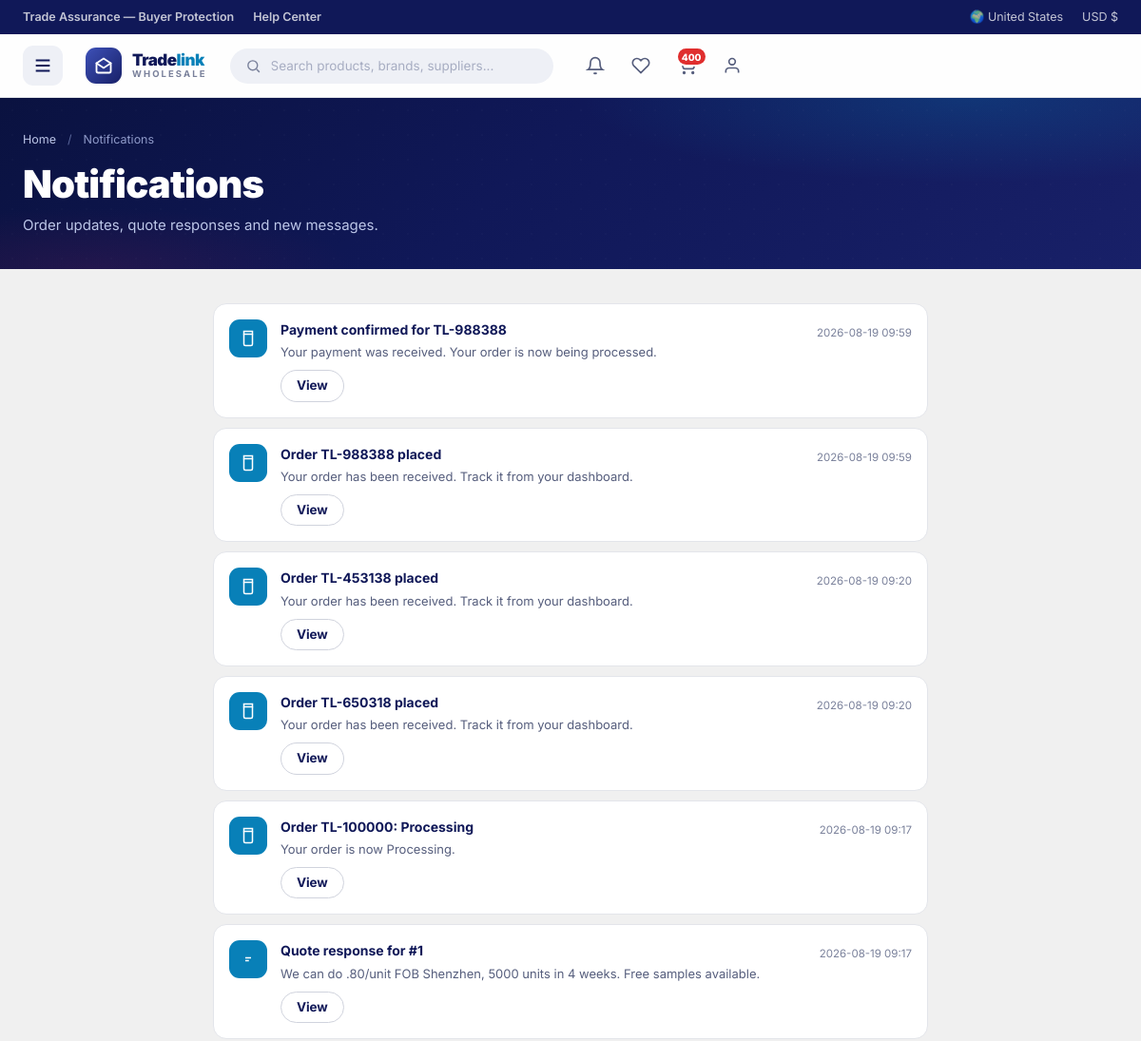
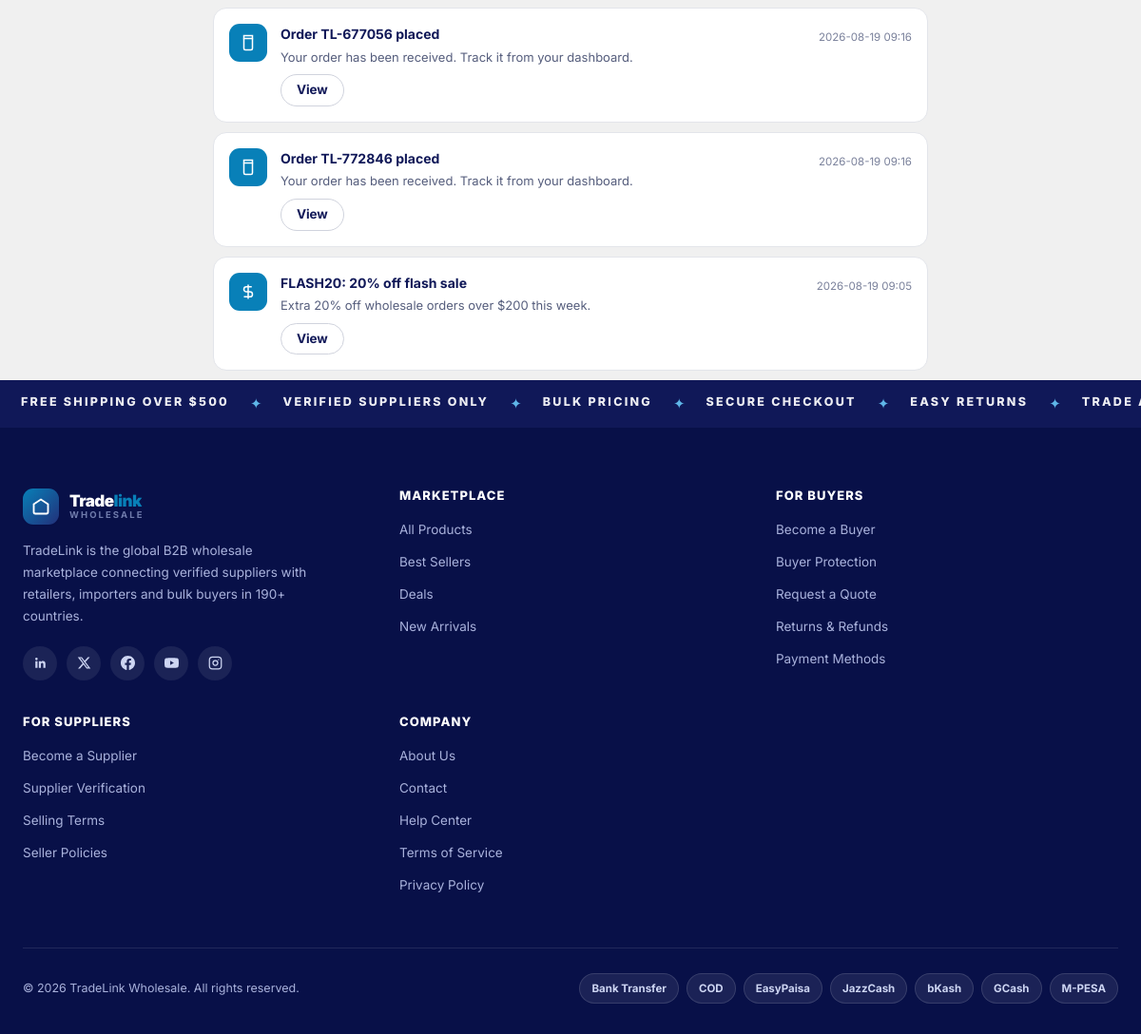
The app's page /notifications (signed in) with its own data (2 pictures, top to bottom).
### tables this page shows
CREATE TABLE users (
    id INTEGER PRIMARY KEY AUTOINCREMENT,
    email TEXT UNIQUE NOT NULL,
    password_hash TEXT NOT NULL,
    salt TEXT NOT NULL,
    name TEXT NOT NULL,
    company TEXT,
    role TEXT NOT NULL DEFAULT 'customer',   -- customer | supplier | admin
    country TEXT DEFAULT 'United States',
    phone TEXT,
    is_verified INTEGER DEFAULT 0,
    created_at TEXT DEFAULT (datetime('now'))
);

CREATE TABLE notifications (
    id INTEGER PRIMARY KEY AUTOINCREMENT,
    user_id INTEGER NOT NULL REFERENCES users(id),
    type TEXT DEFAULT 'info',  -- order | quote | message | promo | price | stock
    title TEXT NOT NULL,
    body TEXT DEFAULT '',
    link TEXT DEFAULT '',
    is_read INTEGER DEFAULT 0,
    created_at TEXT DEFAULT (datetime('now'))
);

### app.py (the view)
@app.route("/notifications")
@login_required
def notifications():
    rows = g.db.execute("SELECT * FROM notifications WHERE user_id=? ORDER BY id DESC LIMIT 50", (g.user["id"],)).fetchall()
    g.db.execute("UPDATE notifications SET is_read=1 WHERE user_id=? AND is_read=0", (g.user["id"],))
    g.db.commit()
    return render_template("notifications.html", rows=rows)

### app.py (called while the page is built)
@app.before_request
def before():
    g.db = get_db()
    g.user = None
    if session.get("uid"):
        g.user = g.db.execute("SELECT * FROM users WHERE id=?", (session["uid"],)).fetchone()
        if g.user is None:
            session.clear()
    g.cart_count = 0
    g.notif_count = 0
    if g.user:
        g.cart_count = g.db.execute("SELECT COALESCE(SUM(qty),0) c FROM carts WHERE user_id=?", (g.user["id"],)).fetchone()["c"]
        g.notif_count = g.db.execute("SELECT COUNT(*) c FROM notifications WHERE user_id=? AND is_read=0", (g.user["id"],)).fetchone()["c"]

def login_required(f):
    @wraps(f)
    def w(*a, **k):
        if not g.user:
            flash("Please sign in to continue.", "info")
            return redirect(url_for("login", next=request.path))
        return f(*a, **k)
    return w

def tier_price(product, qty):
    row = g.db.execute(
        "SELECT price FROM product_tiers WHERE product_id=? AND min_qty<=? ORDER BY min_qty DESC LIMIT 1",
        (product["id"], qty)).fetchone()
    return row["price"] if row else product["price"]

def cart_lines():
    rows = g.db.execute(
        """SELECT c.qty, p.*, s.company_name AS supplier, s.verification_status,
                  s.rating_avg AS supplier_rating
           FROM carts c
           JOIN products p ON p.id=c.product_id
           JOIN suppliers s ON s.id=p.supplier_id
           WHERE c.user_id=? ORDER BY s.company_name, p.name""", (g.user["id"],)).fetchall()
    lines = []
    subtotal = savings = 0
    for r in rows:
        unit = tier_price(r, r["qty"])
        base = r["price"]
        lines.append({**r, "unit": unit, "line_total": round(unit * r["qty"], 2),
                      "saving": round((base - unit) * r["qty"], 2), "pct": round((1 - unit / base) * 100) if base else 0})
        subtotal += unit * r["qty"]
        savings += (base - unit) * r["qty"]
    return lines, round(subtotal, 2), round(savings, 2)

def _cart_drawer_data():
    if not g.user or g.user["role"] != "customer":
        return None
    try:
        lines, subtotal, savings = cart_lines()
    except Exception:
        return None
    return {
        "items": lines,
        "count": sum(l["qty"] for l in lines),
        "subtotal": subtotal,
        "savings": savings,
        "total": round(subtotal - savings, 2),
    }

### db.py (called while the page is built)
def get_db():
    conn = sqlite3.connect(DB_PATH)
    conn.row_factory = sqlite3.Row
    conn.execute("PRAGMA foreign_keys = ON")
    return conn

### templates/notifications.html (shortened to what this page needs)
{% extends "base.html" %}
{% block content %}
<div class="page-band page-band--slim">
  <div class="container">
    <nav class="breadcrumb">
      <a href="{{ url_for('home') }}">Home</a><span class="sep">/</span><span>Notifications</span>
    </nav>
    <h1>Notifications</h1>
    <p>Order updates, quote responses and new messages.</p>
  </div>
</div>
<div class="container" style="padding-top:36px;max-width:800px">
  {% if rows %}
  {% for n in rows %}
  <div class="notif-item">
    <div class="notif-item__icon">
      {% if n.type == 'order' %}<svg viewBox="0 0 24 24" fill="none" stroke="currentColor" stroke-width="2"><path d="M6 2h12v4H6z"/><path d="M6 6v14a2 2 0 002 2h8a2 2 0 002-2V6"/></svg>
      {% elif n.type == 'quote' %}<svg viewBox="0 0 24 24" fill="none" stroke="currentColor" stroke-width="2"><path d="M8 10h8"/><path d="M8 14h5"/></svg>
      {% elif n.type == 'message' %}<svg viewBox="0 0 24 24" fill="none" stroke="currentColor" stroke-width="2"><path d="M21 11.5a8.38 8.38 0 01-.9 3.8 8.5 8.5 0 01-7.6 4.7 8.38 8.38 0 01-3.8-.9L3 21l1.9-5.7a8.38 8.38 0 01-.9-3.8 8.5 8.5 0 014.7-7.6 8.38 8.38 0 013.8-.9h.5a8.48 8.48 0 018 8v.5z"/></svg>
      {% else %}<svg viewBox="0 0 24 24" fill="none" stroke="currentColor" stroke-width="2"><path d="M12 2v20"/><path d="M17 5H9.5a3.5 3.5 0 000 7h5a3.5 3.5 0 010 7H6"/></svg>
      {% endif %}
    </div>
    <div style="flex:1">
      <div class="notif-item__title">{{ n.title }}</div>
      <div class="notif-item__body">{{ n.body }}</div>
      {% if n.link %}<a class="btn btn-outline btn-sm" style="margin-top:8px" href="{{ n.link }}">View</a>{% endif %}
    </div>
    <div class="notif-item__time">{{ n.created_at[:16] }}</div>
  </div>
  {% endfor %}
  {% else %}
  <div class="empty"><h3>No notifications</h3><p>You're all caught up.</p></div>
  {% endif %}
</div>
{% endblock %}

### templates/base.html (shortened to what this page needs)
<!DOCTYPE html>
<html lang="en">
<head>
<link rel="stylesheet" href="{{ url_for('static', filename='app.css') }}">
</head>
<body>
<div class="topbar">
  <div class="container">
    <div class="topbar__left">
      <a class="topbar__link" href="{{ url_for('products') }}">Trade Assurance — Buyer Protection</a>
      <a class="topbar__link" href="#">Help Center</a>
    </div>
    <div style="display:flex;gap:20px;align-items:center;margin-left:auto">
      <span>🌍 {{ g.user.country if g.user else 'International' }}</span>
      <span>USD $</span>
    </div>
  </div>
</div>
<header class="navbar">
  <div class="container navbar__inner">
    <button class="hamburger" onclick="document.getElementById('drawer').classList.add('open')" aria-label="Open menu">
      <svg viewBox="0 0 24 24" fill="none" stroke="currentColor" stroke-width="2"><path d="M4 6h16M4 12h16M4 18h16"/></svg>
    </button>
    <a href="{{ url_for('home') }}" class="logo">
      <span class="logo__mark"><svg viewBox="0 0 24 24" fill="none" stroke="currentColor" stroke-width="2.2" stroke-linecap="round"><path d="M3 9l9-6 9 6v10a2 2 0 01-2 2H5a2 2 0 01-2-2V9z"/><path d="M3 9l9 6 9-6"/></svg></span>
      <span class="logo__text"><span class="logo__name">Trade<em>link</em></span><span class="logo__tag">Wholesale</span></span>
    </a>
    <div class="navbar__search" id="searchWrap">
      <div class="search-box">
        <svg viewBox="0 0 24 24" fill="none" stroke="currentColor" stroke-width="2"><circle cx="11" cy="11" r="7"/><path d="M21 21l-4.3-4.3"/></svg>
        <input type="search" id="searchInput" placeholder="Search products, brands, suppliers..." autocomplete="off">
      </div>
    </div>
    <div class="navbar__actions">
      <a class="icon-btn" href="{{ url_for('notifications') }}" aria-label="Notifications">
        <svg viewBox="0 0 24 24" fill="none" stroke="currentColor" stroke-width="2"><path d="M18 8A6 6 0 006 8c0 7-3 9-3 9h18s-3-2-3-9"/><path d="M13.73 21a2 2 0 01-3.46 0"/></svg>
      </a>
      <a class="icon-btn" href="{{ url_for('wishlist') if g.user else url_for('login') }}" aria-label="Wishlist">
        <svg viewBox="0 0 24 24" fill="none" stroke="currentColor" stroke-width="2"><path d="M20.84 4.61a5.5 5.5 0 00-7.78 0L12 5.67l-1.06-1.06a5.5 5.5 0 00-7.78 7.78l1.06 1.06L12 21.23l7.78-7.78 1.06-1.06a5.5 5.5 0 000-7.78z"/></svg>
      </a>
      <a class="icon-btn" href="{{ url_for('cart') if g.user else url_for('login') }}" id="cartIconBtn" data-cart-open aria-label="Cart" aria-haspopup="dialog">
        <svg viewBox="0 0 24 24" fill="none" stroke="currentColor" stroke-width="2"><circle cx="9" cy="21" r="1"/><circle cx="20" cy="21" r="1"/><path d="M1 1h4l2.68 13.39a2 2 0 002 1.61h9.72a2 2 0 002-1.61L23 6H6"/></svg>
        {% if g.cart_count %}<span class="icon-btn__count" id="cartCount">{{ g.cart_count }}</span>{% endif %}
      </a>
      {% if g.user %}
      <a class="icon-btn" href="{{ url_for('dashboard') if g.user.role == 'customer' else url_for('supplier_dashboard') if g.user.role == 'supplier' else url_for('admin_panel') }}" aria-label="Account">
        <svg viewBox="0 0 24 24" fill="none" stroke="currentColor" stroke-width="2"><path d="M20 21v-2a4 4 0 00-4-4H8a4 4 0 00-4 4v2"/><circle cx="12" cy="7" r="4"/></svg>
      </a>
      {% else %}
      <a class="btn btn-primary btn-sm" href="{{ url_for('login') }}">Sign In</a>
      {% endif %}
    </div>
  </div>
</header>
<main>
{% block content %}{% endblock %}
</main>
<div class="marquee" aria-hidden="true">
  <div class="marquee__track">
    <span>Free Shipping over $500</span><i>✦</i><span>Verified Suppliers Only</span><i>✦</i><span>Bulk Pricing</span><i>✦</i><span>Secure Checkout</span><i>✦</i><span>Easy Returns</span><i>✦</i><span>Trade Assurance</span>
  </div>
</div>
<footer class="footer">
  <div class="container">
    <div class="footer__grid">
      <div>
        <a href="{{ url_for('home') }}" class="logo">
          <span class="logo__mark"><svg viewBox="0 0 24 24" fill="none" stroke="currentColor" stroke-width="2.2" stroke-linecap="round"><path d="M3 9l9-6 9 6v10a2 2 0 01-2 2H5a2 2 0 01-2-2V9z"/></svg></span>
          <span class="logo__text"><span class="logo__name" style="color:#fff">Trade<em>link</em></span><span class="logo__tag">Wholesale</span></span>
        </a>
        <p class="footer__desc">TradeLink is the global B2B wholesale marketplace connecting verified suppliers with retailers, importers and bulk buyers in 190+ countries.</p>
        <div class="footer__social">
          <a href="#" aria-label="LinkedIn"><svg viewBox="0 0 24 24" fill="currentColor"><path d="M20.45 20.45h-3.55v-5.57c0-1.33-.03-3.04-1.85-3.04-1.86 0-2.14 1.45-2.14 2.94v5.67H9.36V9h3.41v1.56h.05c.47-.9 1.63-1.85 3.36-1.85 3.6 0 4.27 2.37 4.27 5.45v6.29zM5.34 7.43a2.06 2.06 0 110-4.12 2.06 2.06 0 010 4.12zM7.12 20.45H3.55V9h3.57v11.45z"/></svg></a>
          <a href="#" aria-label="X"><svg viewBox="0 0 24 24" fill="currentColor"><path d="M18.24 2.25h3.31l-7.23 8.26 8.5 11.24h-6.66l-5.21-6.82-5.97 6.82H1.67l7.73-8.84L1.25 2.25h6.83l4.71 6.23 5.45-6.23zm-1.16 17.52h1.83L7.08 4.13H5.12l11.96 15.64z"/></svg></a>
          <a href="#" aria-label="Facebook"><svg viewBox="0 0 24 24" fill="currentColor"><path d="M24 12.07C24 5.4 18.63 0 12 0S0 5.4 0 12.07C0 18.1 4.39 23.09 10.13 24v-8.44H7.08v-3.49h3.05V9.41c0-3.02 1.79-4.7 4.53-4.7 1.31 0 2.68.24 2.68.24v2.97h-1.51c-1.49 0-1.95.93-1.95 1.89v2.26h3.32l-.53 3.49h-2.79V24C19.61 23.09 24 18.1 24 12.07z"/></svg></a>
          <a href="#" aria-label="YouTube"></a>
          <a href="#" aria-label="Instagram"><svg viewBox="0 0 24 24" fill="none" stroke="currentColor" stroke-width="2"><rect x="2" y="2" width="20" height="20" rx="5"/><circle cx="12" cy="12" r="4"/><circle cx="17.5" cy="6.5" r="1" fill="currentColor" stroke="none"/></svg></a>
        </div>
      </div>
      <div class="footer__col">
        <h4>Marketplace</h4>
        <ul>
          <li><a href="{{ url_for('products') }}">All Products</a></li>
          <li><a href="{{ url_for('products', sort='popular') }}">Best Sellers</a></li>
          <li><a href="{{ url_for('products', sort='discount') }}">Deals</a></li>
          <li><a href="{{ url_for('products', sort='newest') }}">New Arrivals</a></li>
        </ul>
      </div>
      <div class="footer__col">
        <h4>For Buyers</h4>
        <ul>
          <li><a href="{{ url_for('register') }}">Become a Buyer</a></li>
          <li><a href="{{ url_for('refunds') }}">Buyer Protection</a></li>
          <li><a href="{{ url_for('quotes') if g.user else url_for('register') }}">Request a Quote</a></li>
          <li><a href="{{ url_for('refunds') }}">Returns &amp; Refunds</a></li>
          <li><a href="{{ url_for('contact') }}">Payment Methods</a></li>
        </ul>
      </div>
      <div class="footer__col">
        <h4>For Suppliers</h4>
        <ul>
          <li><a href="{{ url_for('register', role='supplier') }}">Become a Supplier</a></li>
          <li><a href="{{ url_for('about') }}">Supplier Verification</a></li>
          <li><a href="{{ url_for('terms') }}">Selling Terms</a></li>
          <li><a href="{{ url_for('privacy') }}">Seller Policies</a></li>
        </ul>
      </div>
      <div class="footer__col">
        <h4>Company</h4>
        <ul>
          <li><a href="{{ url_for('about') }}">About Us</a></li>
          <li><a href="{{ url_for('contact') }}">Contact</a></li>
          <li><a href="{{ url_for('contact') }}">Help Center</a></li>
          <li><a href="{{ url_for('terms') }}">Terms of Service</a></li>
          <li><a href="{{ url_for('privacy') }}">Privacy Policy</a></li>
        </ul>
      </div>
    </div>
    <div class="footer__bottom">
      <span>© 2026 TradeLink Wholesale. All rights reserved.</span>
      <div style="display:flex;gap:8px;align-items:center;flex-wrap:wrap">
        <span class="pay-badge">Bank Transfer</span><span class="pay-badge">COD</span>
        <span class="pay-badge">EasyPaisa</span><span class="pay-badge">JazzCash</span>
        <span class="pay-badge">bKash</span><span class="pay-badge">GCash</span><span class="pay-badge">M-PESA</span>
      </div>
    </div>
  </div>
</footer>
</body>
</html>

### records on screen
users: user "United States"
notifications: type "order" (drawn), title "Payment confirmed for TL-988388", body "Your payment was received. Your order is now being processed.", created_at "2026-08-19 09:59"
notifications: type "order" (drawn), title "Order TL-988388 placed", body "Your order has been received. Track it from your dashboard.", created_at "2026-08-19 09:59"
notifications: type "order" (drawn), title "Order TL-453138 placed", body "Your order has been received. Track it from your dashboard.", created_at "2026-08-19 09:20"
notifications: type "order" (drawn), title "Order TL-650318 placed", body "Your order has been received. Track it from your dashboard.", created_at "2026-08-19 09:20"
notifications: type "order" (drawn), title "Order TL-100000: Processing", body "Your order is now Processing.", created_at "2026-08-19 09:17"
notifications: type "quote" (drawn), title "Quote response for #1", body "We can do .80/unit FOB Shenzhen, 5000 units in 4 weeks. Free samples available.", created_at "2026-08-19 09:17"
notifications: type "order" (drawn), title "Order TL-677056 placed", body "Your order has been received. Track it from your dashboard.", created_at "2026-08-19 09:16"
notifications: type "order" (drawn), title "Order TL-772846 placed", body "Your order has been received. Track it from your dashboard.", created_at "2026-08-19 09:16"
notifications: type "promo" (drawn), title "FLASH20: 20% off flash sale", body "Extra 20% off wholesale orders over $200 this week.", created_at "2026-08-19 09:05"

### other values on screen
{{ g.cart_count }} "400"
